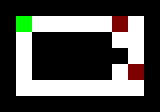

Rendered tile map (Tiled .tmx) drawn with the repository's tilesets; below, a short description and the full map source, tile grids included:
An orthogonal 10x7 tile map with 16x16 px tiles, 2 tile layers (Layer1, Layer2).

<map version="1.0" orientation="orthogonal" renderorder="right-down" width="10" height="7" tilewidth="16" tileheight="16" nextobjectid="1">
 <tileset firstgid="1" source="Tiles.tsx" />
 <layer name="Layer1" width="10" height="7">
  <data encoding="csv">
1,1,1,1,1,1,1,1,1,1,
1,5,5,5,5,5,5,5,5,1,
1,5,1,1,1,1,1,5,5,1,
1,5,1,1,1,1,1,1,5,1,
1,5,1,1,1,1,1,5,5,1,
1,5,5,5,5,5,5,5,5,1,
1,1,1,1,1,1,1,1,1,1
</data>
 </layer>
 <layer name="Layer2" width="10" height="7">
  <data encoding="csv">
0,0,0,0,0,0,0,0,0,0,
0,4,0,0,0,0,0,3,0,0,
0,0,0,0,0,0,0,0,0,0,
0,0,0,0,0,0,0,0,0,0,
0,0,0,0,0,0,0,0,3,0,
0,0,0,0,0,0,0,0,0,0,
0,0,0,0,0,0,0,0,0,0
</data>
 </layer>
</map>
